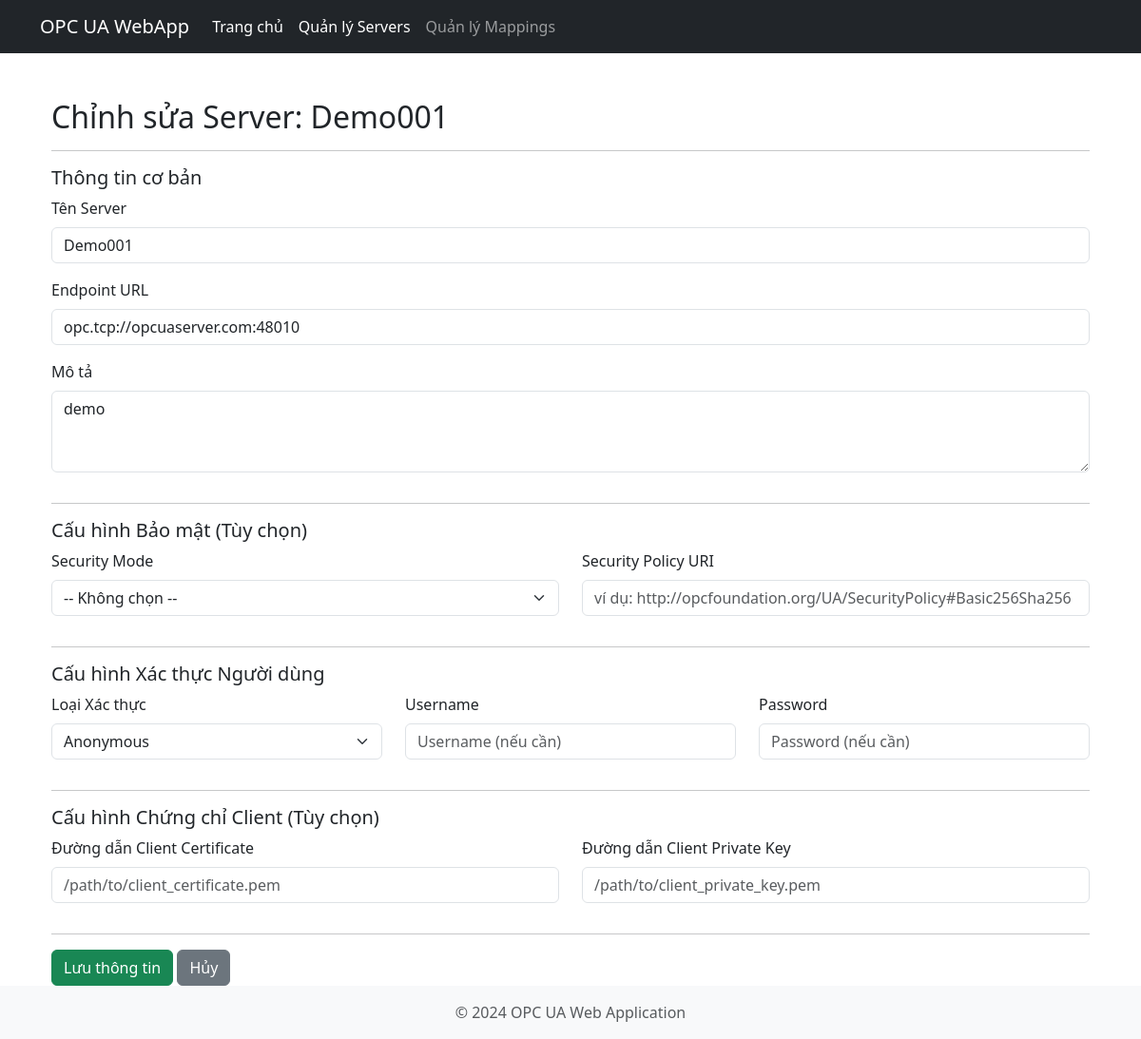
Screenshot of /servers/1/edit with the database file from the repository.
### app/models.py (models this page shows, shortened)
class OpcServer(db.Model):
    __tablename__ = 'opc_servers'
    id = db.Column(db.Integer, primary_key=True)
    name = db.Column(db.String(100), nullable=False, unique=True, index=True)
    endpoint_url = db.Column(db.String(255), nullable=False, unique=True)
    description = db.Column(db.Text, nullable=True)
    security_mode = db.Column(db.String(50), nullable=True)
    security_policy_uri = db.Column(db.String(255), nullable=True)
    user_auth_type = db.Column(db.String(50), default='Anonymous', nullable=False)
    username = db.Column(db.String(100), nullable=True)
    password = db.Column(db.String(255), nullable=True)
    client_cert_path = db.Column(db.String(255), nullable=True)
    client_key_path = db.Column(db.String(255), nullable=True)
    connection_status = db.Column(db.String(50), default='DISCONNECTED', nullable=False)
    created_at = db.Column(db.DateTime, default=datetime.utcnow)
    updated_at = db.Column(db.DateTime, default=datetime.utcnow, onupdate=datetime.utcnow)

### app/routes.py (the view, shortened to what this page needs)
    @app_instance.route('/servers/<int:server_id>/edit', methods=['GET', 'POST'])
    def edit_server(server_id):
        logger.debug(f"Yêu cầu chỉnh sửa server ID: {server_id}")
        server_to_edit = OpcServer.query.get_or_404(server_id)
        form = OpcServerForm(obj=server_to_edit)
        logger.debug(f"Hiển thị form chỉnh sửa cho server ID: {server_id} (GET request hoặc form không hợp lệ).")
        return render_template('servers/form.html', title=f'Chỉnh sửa Server: {server_to_edit.name}',
                               form_title=f'Chỉnh sửa Server: {server_to_edit.name}', form=form,
                               server=server_to_edit,
                               form_action_url=url_for('edit_server', server_id=server_id),
                               submit_button_text='Cập nhật Server')

### app/templates/servers/form.html
{% extends "base.html" %}
{% from "_form_helpers.html" import render_field %} {% block title %}{{ form_title }}{% endblock %}
{% block content %}
<div class="container mt-4">
    <h2>{{ form_title }}</h2>
    <hr>
    <form method="POST" action="{{ form_action_url }}" novalidate>
        {{ form.hidden_tag() }} <fieldset>
            <legend class="h5">Thông tin cơ bản</legend>
            {{ render_field(form.name, class="form-control", placeholder="Tên gợi nhớ cho server") }}
            {{ render_field(form.endpoint_url, class="form-control", placeholder="opc.tcp://hostname:port/path") }}
            {{ render_field(form.description, class="form-control", rows="3", placeholder="Mô tả chi tiết (tùy chọn)") }}
        </fieldset>
        <hr>
        <fieldset>
            <legend class="h5">Cấu hình Bảo mật (Tùy chọn)</legend>
            <div class="row">
                <div class="col-md-6">
                    {{ render_field(form.security_mode, class="form-select") }}
                </div>
                <div class="col-md-6">
                    {{ render_field(form.security_policy_uri, class="form-control", placeholder="ví dụ: http://opcfoundation.org/UA/SecurityPolicy#Basic256Sha256") }}
                </div>
            </div>
        </fieldset>
        <hr>
        <fieldset>
            <legend class="h5">Cấu hình Xác thực Người dùng</legend>
            <div class="row">
                <div class="col-md-4">
                    {{ render_field(form.user_auth_type, class="form-select") }}
                </div>
                <div class="col-md-4">
                    {{ render_field(form.username, class="form-control", placeholder="Username (nếu cần)") }}
                </div>
                <div class="col-md-4">
                    {{ render_field(form.password, class="form-control", placeholder="Password (nếu cần)") }}
                     </div>
            </div>
        </fieldset>
        <hr>
        <fieldset>
            <legend class="h5">Cấu hình Chứng chỉ Client (Tùy chọn)</legend>
            <div class="row">
                <div class="col-md-6">
                    {{ render_field(form.client_cert_path, class="form-control", placeholder="/path/to/client_certificate.pem") }}
                </div>
                <div class="col-md-6">
                    {{ render_field(form.client_key_path, class="form-control", placeholder="/path/to/client_private_key.pem") }}
                </div>
            </div>
        </fieldset>
        <hr>
        <div class="mt-3">
            {{ form.submit(class="btn btn-success") }}
            <a href="{{ url_for('list_servers') }}" class="btn btn-secondary">Hủy</a>
        </div>
    </form>
</div>
{% endblock %}

### app/templates/_form_helpers.html (shortened to what this page needs)
{% macro render_field(field, label_visible=true) %}
  <div class="mb-3 {% if field.errors %}has-error{% endif %}">
    {% if label_visible %}
      {{ field.label(class="form-label") }}
    {% endif %}
    {{ field(**kwargs)|safe }}
  </div>
{% endmacro %}

### rows the page displays
OpcServer: name "Demo001", endpoint_url "opc.tcp://opcuaserver.com:48010", description "demo", security_mode "-- Không chọn --", user_auth_type "Anonymous"

### other values shown
{{ field.label(class="form-label") }} "Tên Server Endpoint URL Mô tả Security Mode Security Policy URI Loại Xác thực Username Password Đường dẫn Client Certificate Đường dẫn Client Private Key"
